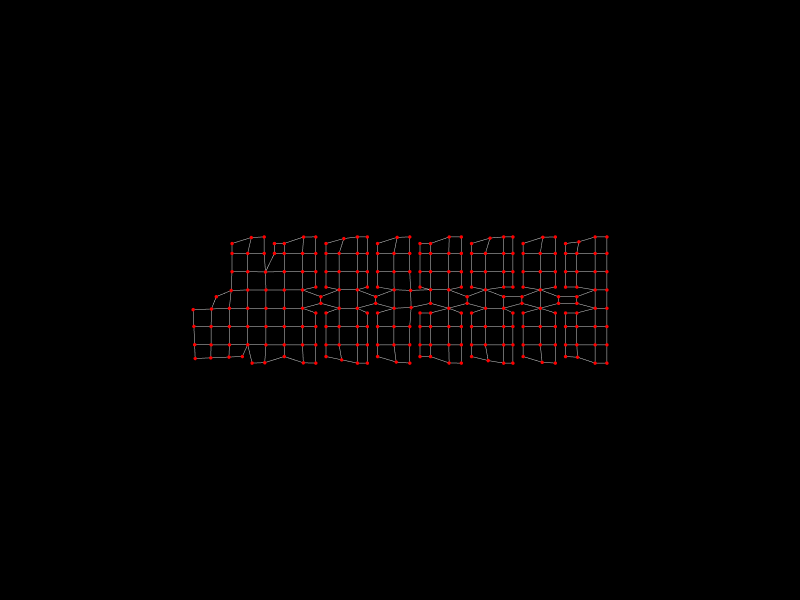

Write notebook code for a chart like this one.
### Markdown cell above
## 13. Show the analysis graph

### Code cell
Topology.Show(analysis_graph,
              camera=[0, 0, 6],
              vertexSize=4,
              vertexColor="red",
              edgeColor="lightgrey",
              backgroundColor="black",
              width=800, height=600,
              renderer=renderer)

### Figure 1 — Plotly figure (JSON) as saved in the notebook; plotly's stock layout.template omitted (floating-point values rounded to 4 significant figures; data arrays with more than 128 entries replaced by an {"elided": "..."} marker saying what was removed)
{"data": [{"hoverinfo": "text", "legendgroup": "2", "legendrank": 2, "line": {"color": "lightgrey", "dash": "solid", "width": 1}, "marker": {"size": 0}, "mode": "lines", "name": "1: Untitled Graph (Edges)", "showlegend": false, "text": "", "type": "scatter3d", "x": {"elided": "1209 float values"}, "y": {"elided": "1209 float values"}, "z": {"elided": "1209 int values"}}, {"customdata": {"elided": "250 str values"}, "hoverinfo": "text", "hovertemplate": {"elided": "250 str values"}, "hovertext": {"elided": "250 str values"}, "legendgroup": "1", "legendrank": 1, "marker": {"color": {"elided": "250 str values"}, "line": {"width": 0}, "opacity": 1, "size": {"elided": "250 int values"}, "sizemode": "diameter", "symbol": "circle"}, "mode": "markers", "name": "1: Untitled Graph (Vertices)", "showlegend": false, "text": {"elided": "250 str values"}, "type": "scatter3d", "x": {"elided": "250 float values"}, "y": {"elided": "250 float values"}, "z": {"elided": "250 int values"}}], "layout": {"autosize": true, "height": 600, "margin": {"b": 40, "l": 40, "r": 40, "t": 40}, "paper_bgcolor": "#000000", "plot_bgcolor": "#000000", "scene": {"aspectmode": "data", "camera": {"center": {"x": 0, "y": 0, "z": 0}, "eye": {"x": 0, "y": 0, "z": 6}, "projection": {"type": "perspective"}, "up": {"x": 0, "y": 1, "z": 0}}, "xaxis": {"visible": false}, "yaxis": {"visible": false}, "zaxis": {"visible": false}}, "showlegend": true, "width": 800, "xaxis": {"showgrid": false, "visible": false, "zeroline": false}, "yaxis": {"showgrid": false, "visible": false, "zeroline": false}}}
